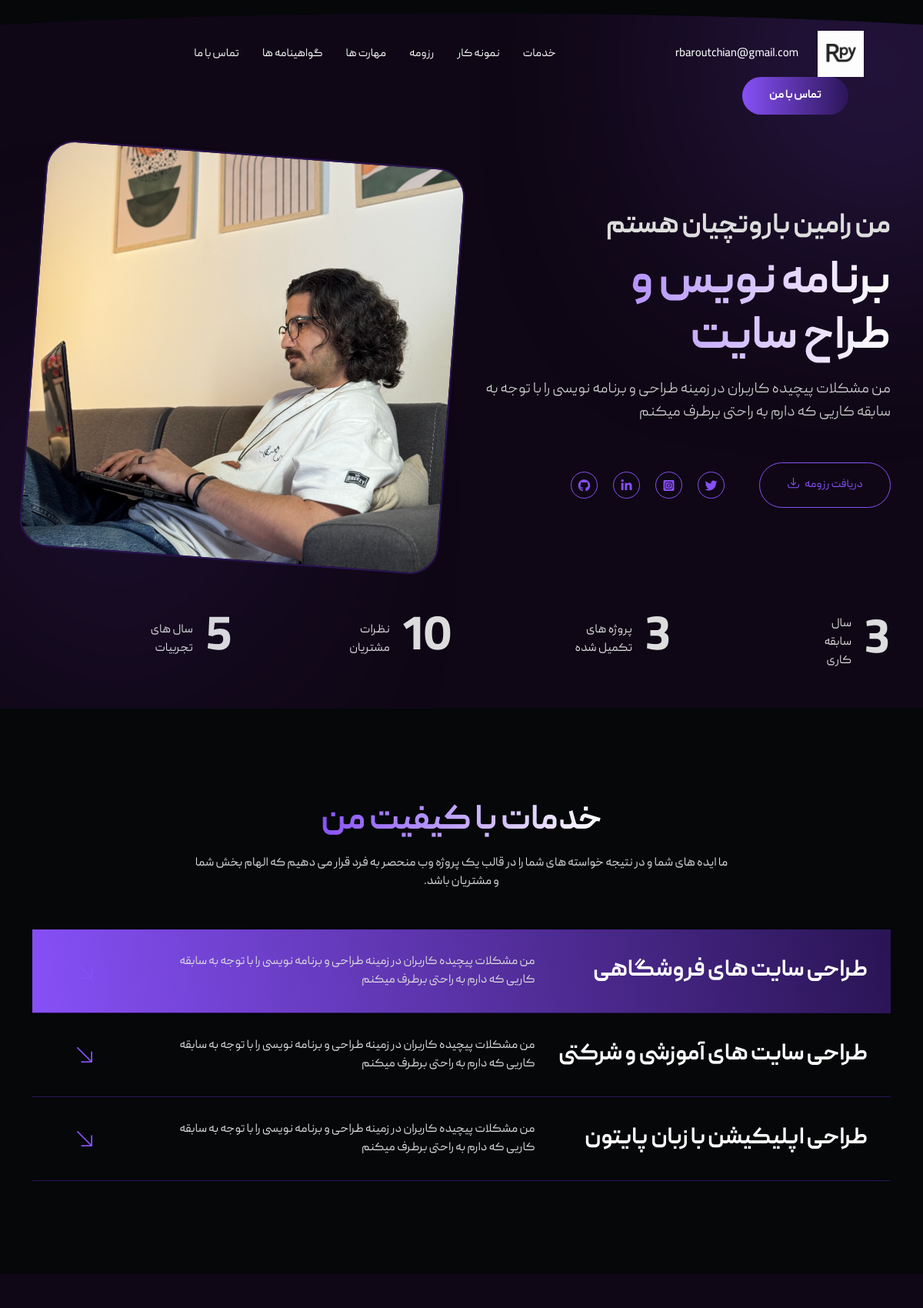
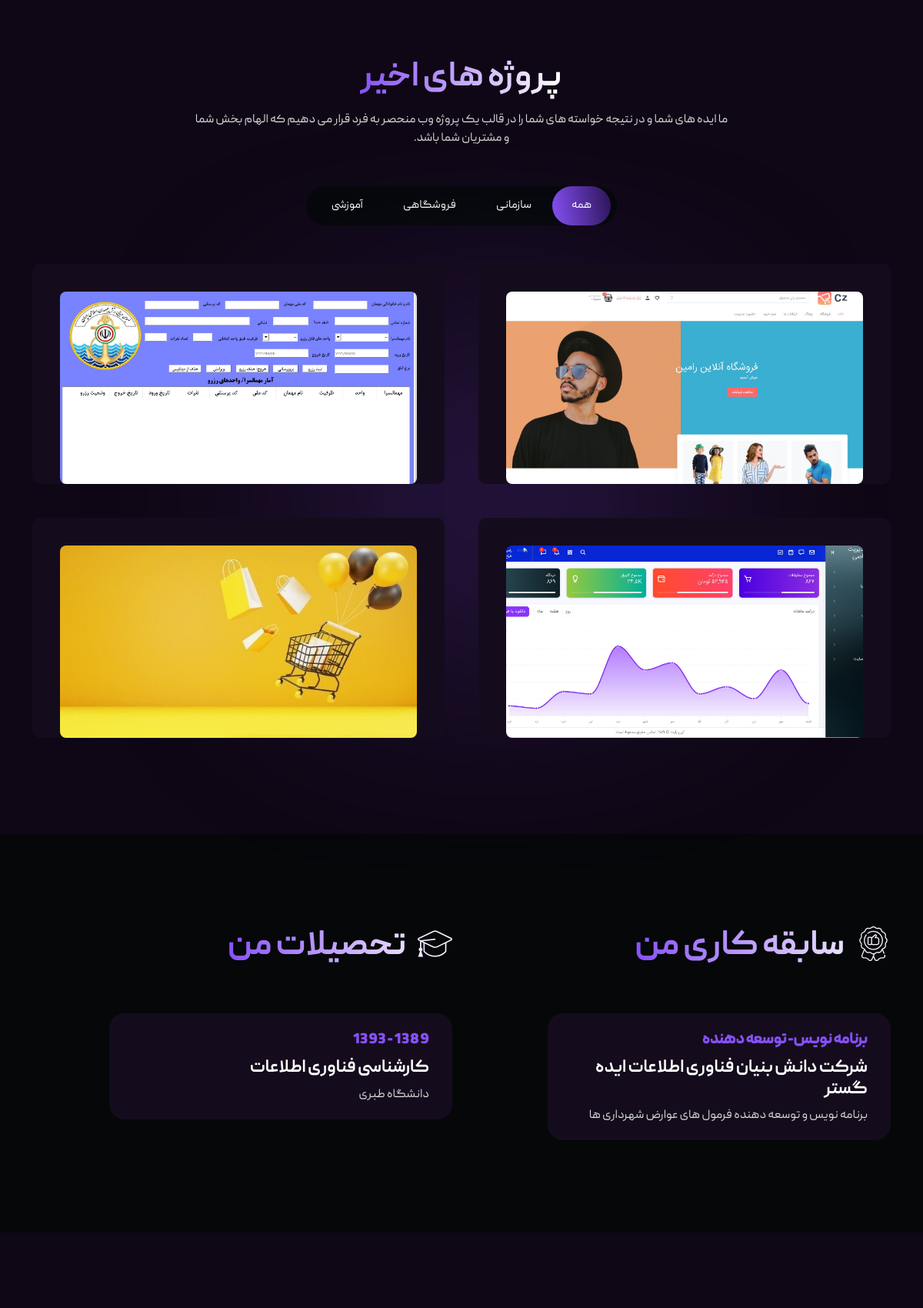
The page / (upper part) on the database its author committed (2 pictures, top to bottom).
### personality/models.py (models this page shows, shortened)
class User(AbstractUser):
    logo = models.ImageField(upload_to='media', blank=True, null=True,verbose_name='لوگو')
    avatar = models.ImageField(upload_to='media', blank=True, null=True,verbose_name='آوارتار')
    work_time = models.IntegerField(blank=True,null=True,verbose_name='سابقه کار به سال')
    projects = models.IntegerField(blank=True,null=True,verbose_name='تعداد پروژه های تکمیل شده')
    description = models.CharField(max_length=500, verbose_name='توضیحات')
    short_description = models.CharField(max_length=300, verbose_name='توضیحات کوتاه')
    mobile_number = models.CharField(max_length=11, verbose_name='شماره تماس')
    birthday = models.DateField(blank=True, null=True, verbose_name='تاریخ تولد')
    is_main_setting = models.BooleanField(default=False,verbose_name='تنظیمات اصلی')
    resume = models.FileField(upload_to= 'media',blank=True, null=True, verbose_name='فایل رزومه' )
    class Meta:
        verbose_name = 'کاربر'
        verbose_name_plural = 'کاربران'

class Services(models.Model):
    title = models.CharField(max_length=300, verbose_name='عنوان خدمت')
    short_description = models.CharField(max_length=300, verbose_name='توضیحات کوتاه')
    description = models.TextField(verbose_name='توضیحات')
    service_image = models.ImageField(upload_to='media', blank=True, null=True, verbose_name='تصویر خدمت')
    class Meta:
        verbose_name = 'خدمت'
        verbose_name_plural = 'خدمات'

class Projects(models.Model):
    project_title = models.CharField(max_length=300, verbose_name='عنوان پروژه')
    project_category = models.CharField(max_length=300, verbose_name='دسته بندی')
    strat_date = models.DateField(blank=True, null=True, verbose_name='تاریخ شروع')
    end_date = models.DateField(blank=True, null=True, verbose_name='تاریخ پایان')
    customer = models.CharField(max_length=300, verbose_name='مشتری')
    front_end = models.CharField(max_length=300, verbose_name='طراح')
    image_1 = models.ImageField(upload_to='media', blank=True, null=True, verbose_name='تصویر اول')
    image_2 = models.ImageField(upload_to='media', blank=True, null=True, verbose_name='تصویر دوم')
    image_3 = models.ImageField(upload_to='media', blank=True, null=True, verbose_name='تصویر سوم')
    summary = models.CharField(max_length=500, verbose_name='خلاصه پروژه')
    class Meta:
        verbose_name = 'پروژه'
        verbose_name_plural = 'پروژه ها'

class Work_Resume(models.Model):
    wr_title = models.CharField(max_length=300, verbose_name='عنوان رزومه')
    wr_company = models.CharField(max_length=300, verbose_name='شرکت')
    wr_start_date = models.DateField(blank=True, null=True, verbose_name='تاریخ شروع به کار')
    wr_end_date = models.DateField(blank=True, null=True, verbose_name='تاریخ پایان کار')
    wr_task = models.CharField(max_length=300, verbose_name='وظایف و دستاوردها')
    class Meta:
        verbose_name = 'سابقه کار'
        verbose_name_plural = 'سوابق کاری'

### personality/views.py (the view)
# urls.py: 2. Add a URL to urlpatterns:  path('', views.home, name='home')
class home(TemplateView):
    template_name = 'base.html'
    def get_context_data(self, **kwargs):
        context = super(home, self).get_context_data(**kwargs)
        user_setting: User = User.objects.filter(is_main_setting=True).first()
        context['user_setting'] = user_setting
        context['sazmani_project'] = Projects.objects.filter(project_category='سازمانی')
        context['shopping_project'] = Projects.objects.filter(project_category='فروشگاهی')
        context['amoozeshi_project'] = Projects.objects.filter(project_category='آموزشی')
        context['services'] = Services.objects.all()
        context['all_resume'] = Work_Resume.objects.all()
        return context

### templates/base.html (shortened to what this page needs)
<!DOCTYPE html>
{% load static %}
<html class="no-js" lang="fa" dir="rtl">
<head>
    {% include 'header_refrence.html' %}
</head>
<body>
   <div class="preloader">
      <svg viewbox="0 0 1000 1000" preserveaspectratio="none">
         <path id="preloaderSvg" d="M0,1005S175,995,500,995s500,5,500,5V0H0Z"></path>
      </svg>
      <div class="preloader-heading">
      </div>
   </div>
   <header class="tj-header-area header-absolute">
      <div class="container">
         <div class="row">
            <div class="col-12 d-flex flex-wrap align-items-center">
               <div class="logo-box">
                  <a href="index.html">
                     <img src="{{user_setting.logo.url}}" alt="">
                  </a>
               </div>
               <div class="header-info-list d-none d-md-inline-block">
                  <ul class="ul-reset">
                     <li><a href="mailto:mail@gerolddesign.com">{{ user_setting.email}}</a></li>
                  </ul>
               </div>
               <div class="header-menu">
                  <nav>
                     <ul>
                        <li><a href="#services-section">خدمات</a></li>
                        <li><a href="#works-section">نمونه کار</a></li>
                        <li><a href="#resume-section">رزومه</a></li>
                        <li><a href="#skills-section">مهارت ها</a></li>
                        <li><a href="#testimonials-section">گواهینامه ها</a></li>
                        <li><a href="#contact-section">تماس با ما</a></li>
                     </ul>
                  </nav>
               </div>
               <div class="header-button">
                  <a href="#contact-section" class="btn tj-btn-primary">تماس با من</a>
               </div>
            </div>
         </div>
      </div>
   </header>
   <main class="site-content" id="content">
      <section class="hero-section d-flex align-items-center" id="intro">
         <div class="container">
            <div class="row align-items-center">
               <div class="col-md-6">
                  <div class="hero-content-box">
                     <span class="hero-sub-title">من رامین باروتچیان هستم
                     </span>
                     <h1 class="hero-title">برنامه نویس و
                        <br>
                        طراح سایت</h1>
                     <p class="lead">
                        من مشکلات پیچیده کاربران در زمینه طراحی و برنامه نویسی را با توجه به سابقه کاریی که دارم به راحتی برطرف میکنم
                     </p>
                     <div class="button-box d-flex flex-wrap align-items-center">
                        <a href="{{user_setting.resume.url}}" class="btn tj-btn-secondary">دریافت رزومه <i class="flaticon-download"></i></a>
                        <ul class="ul-reset social-icons">
                           <li>
                              <a href="#"><i class="fa-brands fa-twitter"></i></a>
                           </li>
                           <li>
                              <a href="https://www.instagram.com/ramin_django?igsh=OHl0MGdweTltZHYz&utm_source=qr" target="_blank"><i class="fa-brands fa-instagram-square"></i></a>
                           </li>
                           <li>
                              <a href="https://www.linkedin.com/in/ramin-barootchian-82383b176/" target="_blank"><i class="fa-brands fa-linkedin-in"></i></a>
                           </li>
                           <li>
                              <a href="https://github.com/rbaroutchian" target="_blank"><i class="fa-brands fa-github"></i></a>
                           </li>
                        </ul>
                     </div>
                  </div>
               </div>
               <div class="col-md-6 d-none d-md-block">
                  <div class="hero-image-box text-center">
                     <img src="{{ user_setting.avatar.url }}" alt="">
                  </div>
               </div>
            </div>
            <div class="funfact-area">
               <div class="row">
                  <div class="col-6 col-lg-3">
                     <div class="funfact-item d-flex flex-column flex-sm-row flex-wrap align-items-center">
                        <div class="number"><span>{{ user_setting.work_time }}</span></div>
                        <div class="text">سال <br>سابقه <br>کاری</div>
                     </div>
                  </div>
                  <div class="col-6 col-lg-3">
                     <div class="funfact-item d-flex flex-column flex-sm-row flex-wrap align-items-center">
                        <div class="number"><span>{{ user_setting.projects }}</span></div>
                        <div class="text">پروژه های <br>تکمیل شده</div>
                     </div>
                  </div>
                  <div class="col-6 col-lg-3">
                     <div class="funfact-item d-flex flex-column flex-sm-row flex-wrap align-items-center">
                        <div class="number"><span>10</span></div>
                        <div class="text">نظرات <br>مشتریان</div>
                     </div>
                  </div>
                  <div class="col-6 col-lg-3">
                     <div class="funfact-item d-flex flex-column flex-sm-row flex-wrap align-items-center">
                        <div class="number"><span>5</span></div>
                        <div class="text">سال های <br>تجربیات</div>
                     </div>
                  </div>
               </div>
            </div>
         </div>
      </section>
      <section class="services-section" id="services-section">
         <div class="container">
            <div class="row">
               <div class="col-md-12">
                  <div class="section-header text-center">
                     <h2 class="section-title wow fadeInUp" data-wow-delay=".3s">خدمات با کیفیت من
                     </h2>
                     <p class="wow fadeInUp" data-wow-delay=".4s">
                        ما ایده های شما و در نتیجه خواسته های شما را در قالب یک پروژه وب منحصر به فرد قرار می دهیم که الهام بخش شما و مشتریان باشد.
                     </p>
                  </div>
               </div>
            </div>
            <div class="row">
               <div class="col-md-12">
                  <div class="services-widget position-relative">
                      {% for service in services %}
                     <div class="service-item current d-flex flex-wrap align-items-center wow fadeInUp" data-wow-delay=".5s">
                        <div class="left-box d-flex flex-wrap align-items-center">
                           <h3 class="service-title">{{ service.title}}</h3>
                        </div>
                        <div class="right-box">
                           <p>
                              {{ service.short_description }}
                           </p>
                        </div>
                        <i class="flaticon-up-right-arrow"></i>
                            <a href="{% url 'service_popup' service.id %}" class="service-link ajax-popup-link"></a>
                     </div>
                     {% endfor %}
                     <div class="active-bg wow fadeInUp" data-wow-delay=".5s"></div>
                  </div>
               </div>
            </div>
         </div>
      </section>
      <section class="portfolio-section" id="works-section">
         <div class="container">
            <div class="row">
               <div class="col-md-12">
                  <div class="section-header text-center">
                     <h2 class="section-title wow fadeInUp" data-wow-delay=".3s">پروژه های اخیر</h2>
                     <p class="wow fadeInUp" data-wow-delay=".4s">
                        ما ایده های شما و در نتیجه خواسته های شما را در قالب یک پروژه وب منحصر به فرد قرار می دهیم که الهام بخش شما و  مشتریان شما باشد.
                     </p>
                  </div>
               </div>
            </div>
            <div class="row">
               <div class="col-md-12">
                  <div class="portfolio-filter text-center wow fadeInUp" data-wow-delay=".5s">
                     <div class="button-group filter-button-group">
                        <button data-filter="*" class="active">همه</button>
                        <button data-filter=".sazmani">سازمانی</button>
                        <button data-filter=".shopping">فروشگاهی</button>
                        <button data-filter=".amoozeshi">آموزشی</button>
                        <div class="active-bg"></div>
                     </div>
                  </div>
                  <div class="portfolio-box wow fadeInUp " data-wow-delay=".6s">
                      {% for project in sazmani_project %}
                     <div class="portfolio-item sazmani col-md-6">
                        <div class="image-box">
                           <img src="{{ project.image_1.url}}" alt="">
                        </div>
                     </div>
                    {% endfor %}
                   {% for project in shopping_project %}
                     <div class="portfolio-item shopping col-md-6">
                        <div class="image-box">
                           <img src="{{ project.image_1.url}}" alt="">
                        </div>
                     </div>
                  {% endfor %}
                  {% for project in amoozeshi_project  %}
                      <div class="portfolio-item amoozeshi col-md-6">
                        <div class="image-box">
                           <img src="{{ project.image_1.url}}" alt="">
                        </div>
                     </div>
                  {% endfor %}
                  </div>
               </div>
            </div>
         </div>
      </section>
      <section class="resume-section" id="resume-section">
         <div class="container">
            <div class="row">
               <div class="col-md-6">
                  <div class="section-header wow fadeInUp" data-wow-delay=".3s">
                     <h2 class="section-title"><i class="flaticon-recommendation"></i> سابقه کاری من</h2>
                  </div>
                  <div class="resume-widget">
                      {% for resume in all_resume %}
                     <div class="resume-item wow fadeInLeft" data-wow-delay=".4s">
                        <div class="time">{{ resume.wr_title }}</div>
                        <h3 class="resume-title">{{ resume.wr_company}}</h3>
                        <div class="institute">{{ resume.wr_task}}</div>
                     </div>
                     {% endfor %}
                  </div>
               </div>
                   <div class="col-md-6">
                  <div class="section-header wow fadeInUp" data-wow-delay=".4s">
                     <h2 class="section-title"><i class="flaticon-graduation-cap"></i> تحصیلات من</h2>
                  </div>
                  <div class="resume-widget">
                     <div class="resume-item wow fadeInRight" data-wow-delay=".5s">
                        <div class="time">1389 - 1393</div>
                        <h3 class="resume-title">کارشناسی فناوری اطلاعات</h3>
                        <div class="institute">دانشگاه طبری</div>
                     </div>
                  </div>
               </div>
            </div>
         </div>
      </section>
      <section class="skills-section" id="skills-section">
      </section>
   </main>
</body>
</html>

### static/assets/css/responsive.css (style rules this page uses)
@media only screen and (min-width: 1200px) and (max-width: 1399px) { .tj-header-area .header-button { margin-left: 35px; } }
@media only screen and (min-width: 1200px) and (max-width: 1399px) { .tj-header-area .header-menu ul { gap: 30px; } }
@media only screen and (min-width: 1200px) and (max-width: 1399px) { .hero-title { font-size: 60px; } }
@media only screen and (min-width: 1200px) and (max-width: 1399px) { .hero-section .funfact-area { margin-top: 70px; } }
@media only screen and (min-width: 1200px) and (max-width: 1399px) { .resume-widget .resume-item .resume-title { font-size: 23px; } }

### rows shown on the page
User: logo (picture), email "rbaroutchian@gmail.com", avatar (picture), work_time "3", projects "3"
Services: title "طراحی سایت های فروشگاهی", short_description "من مشکلات پیچیده کاربران در زمینه طراحی و برنامه نویسی را با توجه به سابقه کاریی که دارم به راحتی برطرف میکنم"
Services: title "طراحی سایت های آموزشی و شرکتی", short_description "من مشکلات پیچیده کاربران در زمینه طراحی و برنامه نویسی را با توجه به سابقه کاریی که دارم به راحتی برطرف میکنم"
Services: title "طراحی اپلیکیشن با زبان پایتون", short_description "من مشکلات پیچیده کاربران در زمینه طراحی و برنامه نویسی را با توجه به سابقه کاریی که دارم به راحتی برطرف میکنم"
Projects: image_1 (picture)
Projects: image_1 (picture)
Projects: image_1 (picture)
Projects: image_1 (picture)
Work_Resume: wr_title "برنامه نویس- توسعه دهنده", wr_company "شرکت دانش بنیان فناوری اطلاعات ایده گستر", wr_task "برنامه نویس و توسعه دهنده فرمول های عوارض شهرداری ها"
